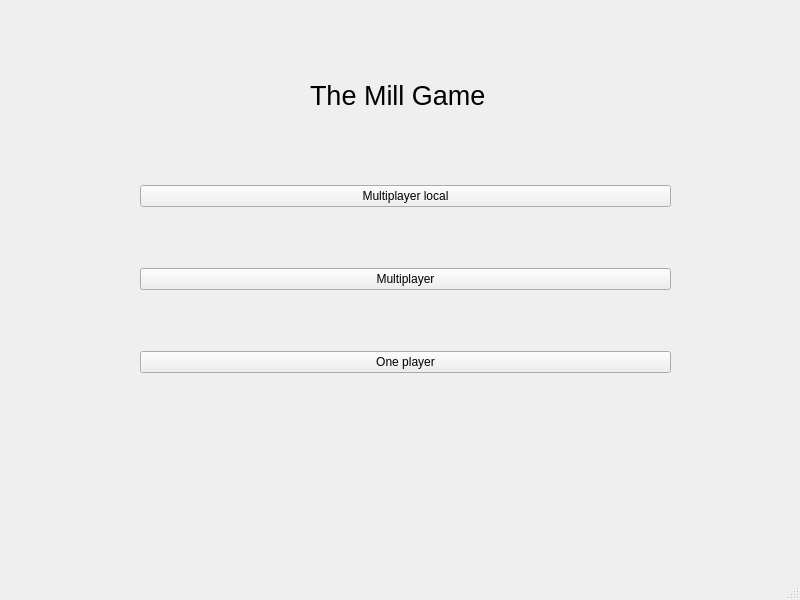
<?xml version="1.0" encoding="UTF-8"?>
<ui version="4.0">
 <class>MainMenu</class>
 <widget class="QMainWindow" name="MainMenu">
  <property name="geometry">
   <rect>
    <x>0</x>
    <y>0</y>
    <width>800</width>
    <height>600</height>
   </rect>
  </property>
  <property name="windowTitle">
   <string>MainWindow</string>
  </property>
  <widget class="QWidget" name="centralwidget">
   <widget class="QWidget" name="verticalLayoutWidget">
    <property name="geometry">
     <rect>
      <x>140</x>
      <y>130</y>
      <width>531</width>
      <height>301</height>
     </rect>
    </property>
    <layout class="QVBoxLayout" name="verticalLayout">
     <item>
      <widget class="QPushButton" name="localPlayBtn">
       <property name="text">
        <string>Multiplayer local</string>
       </property>
      </widget>
     </item>
     <item>
      <widget class="QPushButton" name="serverPlayBtn">
       <property name="text">
        <string>Multiplayer</string>
       </property>
      </widget>
     </item>
     <item>
      <widget class="QPushButton" name="aiPlayBtn">
       <property name="text">
        <string>One player</string>
       </property>
      </widget>
     </item>
    </layout>
   </widget>
   <widget class="QLabel" name="label">
    <property name="geometry">
     <rect>
      <x>310</x>
      <y>70</y>
      <width>191</width>
      <height>51</height>
     </rect>
    </property>
    <property name="font">
     <font>
      <pointsize>20</pointsize>
     </font>
    </property>
    <property name="text">
     <string>The Mill Game</string>
    </property>
   </widget>
  </widget>
  <widget class="QMenuBar" name="menubar">
   <property name="geometry">
    <rect>
     <x>0</x>
     <y>0</y>
     <width>800</width>
     <height>22</height>
    </rect>
   </property>
  </widget>
  <widget class="QStatusBar" name="statusbar"/>
 </widget>
 <resources/>
 <connections/>
</ui>
